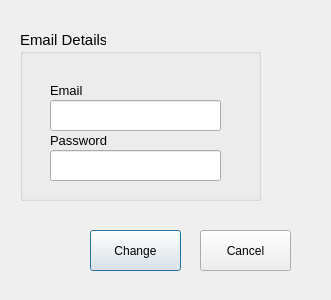
<?xml version="1.0" encoding="UTF-8"?>
<ui version="4.0">
 <class>Dialog</class>
 <widget class="QDialog" name="Dialog">
  <property name="geometry">
   <rect>
    <x>0</x>
    <y>0</y>
    <width>331</width>
    <height>300</height>
   </rect>
  </property>
  <property name="windowTitle">
   <string>Email Details</string>
  </property>
  <widget class="QPushButton" name="change_btn">
   <property name="geometry">
    <rect>
     <x>90</x>
     <y>230</y>
     <width>91</width>
     <height>41</height>
    </rect>
   </property>
   <property name="text">
    <string>Change</string>
   </property>
  </widget>
  <widget class="QPushButton" name="cancel_btn">
   <property name="geometry">
    <rect>
     <x>200</x>
     <y>230</y>
     <width>91</width>
     <height>41</height>
    </rect>
   </property>
   <property name="text">
    <string>Cancel</string>
   </property>
  </widget>
  <widget class="QGroupBox" name="groupBox">
   <property name="geometry">
    <rect>
     <x>20</x>
     <y>30</y>
     <width>241</width>
     <height>171</height>
    </rect>
   </property>
   <property name="font">
    <font>
     <pointsize>11</pointsize>
    </font>
   </property>
   <property name="title">
    <string>Email Details</string>
   </property>
   <widget class="QLabel" name="label_2">
    <property name="geometry">
     <rect>
      <x>30</x>
      <y>100</y>
      <width>61</width>
      <height>21</height>
     </rect>
    </property>
    <property name="font">
     <font>
      <pointsize>10</pointsize>
     </font>
    </property>
    <property name="text">
     <string>Password</string>
    </property>
   </widget>
   <widget class="QLabel" name="label">
    <property name="geometry">
     <rect>
      <x>30</x>
      <y>50</y>
      <width>41</width>
      <height>21</height>
     </rect>
    </property>
    <property name="font">
     <font>
      <pointsize>10</pointsize>
     </font>
    </property>
    <property name="text">
     <string>Email</string>
    </property>
   </widget>
   <widget class="QLineEdit" name="email_field">
    <property name="geometry">
     <rect>
      <x>30</x>
      <y>70</y>
      <width>171</width>
      <height>31</height>
     </rect>
    </property>
    <property name="inputMethodHints">
     <set>Qt::ImhEmailCharactersOnly</set>
    </property>
    <property name="echoMode">
     <enum>QLineEdit::Normal</enum>
    </property>
   </widget>
   <widget class="QLineEdit" name="pass_field">
    <property name="geometry">
     <rect>
      <x>30</x>
      <y>120</y>
      <width>171</width>
      <height>31</height>
     </rect>
    </property>
    <property name="text">
     <string/>
    </property>
    <property name="echoMode">
     <enum>QLineEdit::Password</enum>
    </property>
   </widget>
  </widget>
 </widget>
 <resources/>
 <connections/>
</ui>
